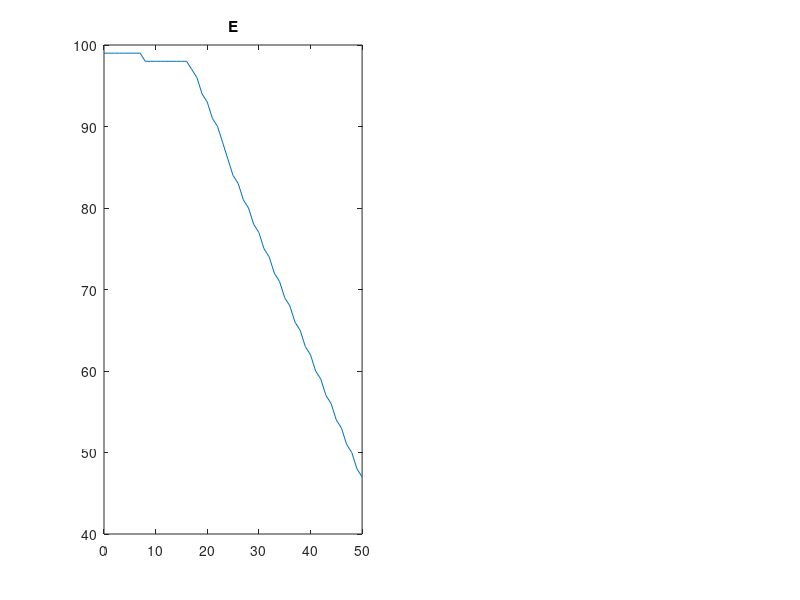

MATLAB code to generate this figure: (Note: this script raises an error after producing the figure.)
clear;

N     = 100;
e     = 50;
x     = 0:N;
mu    = 50;
sigma = 30;
m     = 0:100;
B     = 0:e;

%% k_1 is a parameter that guarantees the integeration of f_M being 1.
% M is a random variable representing the total number of vacant spaces in the parking lot.
sum_1 = 0;
sum = zeros(1,N+1);
for i = 1:N+1
    sum(i) = normpdf(i-1,mu,sigma);
    sum_1 = sum_1 + sum(i);
end
k_1 = 1 / sum_1;

%% This creates a symmetric space.
half_1 = cat(2, 0:N/2-1, zeros(1,N/2+1)); % (0 1 2...N/2-1 0...0)
mid    = cat(2, cat(2, zeros(1,N/2), N/2), zeros(1,N/2)); % (0...0 N/2 0...0)
half_2 = cat(2, zeros(1,N/2+1), (N/2-1:-1:0)); % (0...0 N/2-1 N/2-2 ... 1 0)

t = half_1 + mid + half_2; % (0 1 2...N/2-1 N/2 N/2-1...2 1 0)

%% k_2 is a parameter that guarantees the integeration of (p0-p1*x) on [0,100] being 1.
p0_0 = 3/202;   
p1_0 = 1/10100; % p0_0 and p1_0 matches with p0 and p1 in the single entrance scenario.
p_dx = p0_0 - p1_0 * t;
k_2 = 1 / dot(ones(size(t)), p_dx);

p0 = k_2 * p0_0;
p1 = k_2 * p1_0;

%% This is how p_x is generated
f_M   = k_1 * normpdf(m, mu, sigma);

p_x   = zeros(size(t));

for i = 1:length(t)
    ti = t(i);
    sum_term_0 = 0;
    for j = 1:length(m)
        mj = m(j);
        term_0 = f_M(j) * (1 - (1 - p0 + p1 * ti)^mj);
        sum_term_0 = sum_term_0 + term_0;
    end
    p_x(i) = sum_term_0;
end




%% Net expectation of utility (E_net) is devided into 3 parts for convenience of calculation. 
% (i.e. E_net1, E_net2 and E_net3)
figure;
caption   = ["Equal Utility for Locations \n Equidistant From the Destination","Parking Lots Provide \n the Same Total Utility"];
for j = 1:2
    x_0 = zeros(size(B));
    for b = B
        du  = 5;
        u   = du * (100 - j * abs(e-x));
        c   = x;
        
        % Stop function.
        stop = u - c - (u(b+1) - c(b+1) - 2*(c - c(b+1)));
        S = N;
        for i =1:N
            if (stop(i) >= 0) && (stop(i+1) < 0)
                S = i-1;
            end
        end
    
        % E_net1
        E_net1 = zeros(1,S+1);
        for i = 1:S
            sum_tobe = (u(i+1:S+1)-c(i+1:S+1)) .* p_x(i+1:S+1);
            E_net1(i) = ones(1,S+1-i) * sum_tobe';
        end
        
        % E_net2
        E_net2 = zeros(1,S+1);
        pxt = 1. - p_x;
        A = u(b+1)-c(b+1) - 2*(c(S+1)-c(b+1));
        
        for i = 1:S
            prod_E_net2 = prod(pxt(i+1:S+1));
            E_net2(i) = A * prod_E_net2;
        end
        
        % E_net3
        E_net3_0 = (u(b+1)-c(b+1))-2*(c(x+1)-c(b+1));
        E_net3   = E_net3_0(1:S+1);
        
        E_net = E_net1 - E_net2 - E_net3;
    
        % Zero of E_net
        x_0(b+1) = S; % Initialize x_0 in case that no solution exists in the domain.
        for i = 1:S
            if E_net(i) > 0 && E_net(i+1) < 0
                x_0(b+1) = i;
            end
        end
    end

    %% Plot
    subplot(1,2,j)
    plot(B,x_0);
    title(sprintf(caption(j)));
    xlabel('$b$',Interpreter='latex');
    ylabel('$x_0(b)$',Interpreter='latex')
    grid on;
end